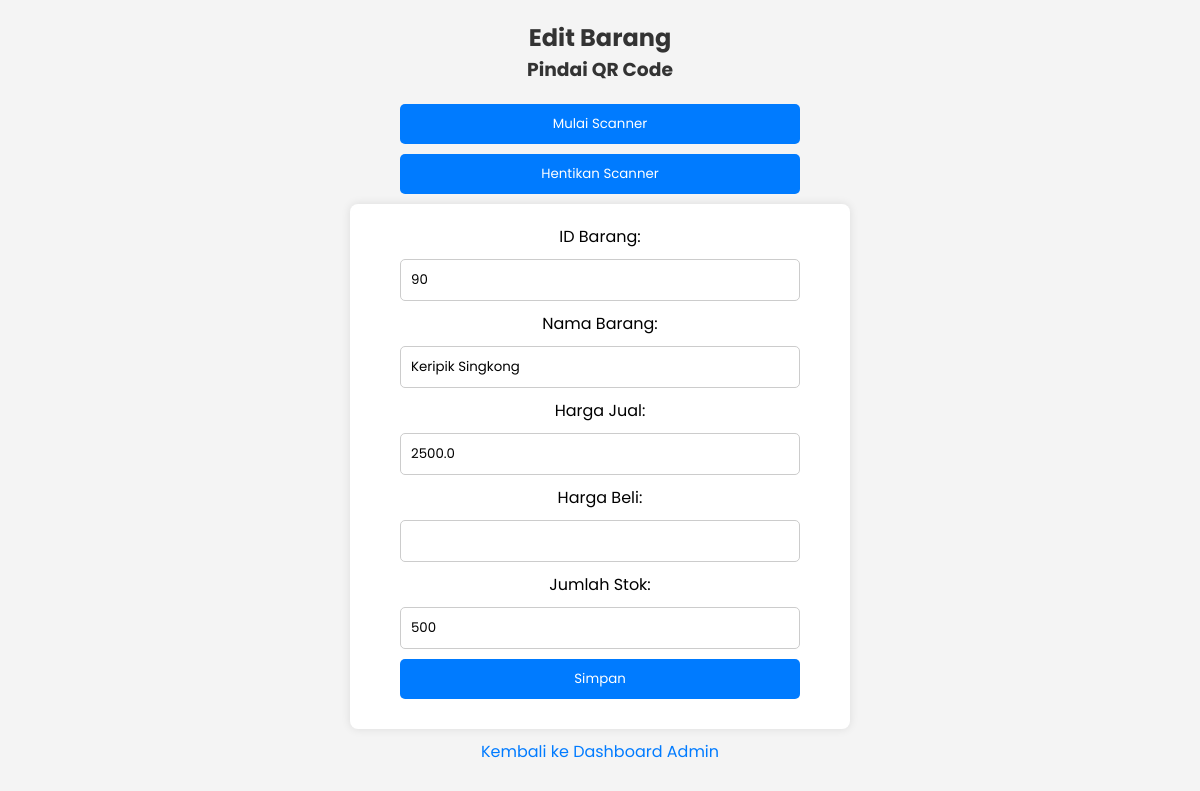
The page /admin/edit_barang/90 (signed in) on the database its author committed.
### tables this page shows
CREATE TABLE barang (id TEXT PRIMARY KEY, nama TEXT NOT NULL, harga REAL NOT NULL, harga_beli REAL NULL, jumlah INTEGER NOT NULL);

### app.py (the view, shortened to what this page needs)
@app.route('/admin/edit_barang/<int:id>', methods=['GET', 'POST'])
def edit_barang(id):
    if 'user_id' not in session or session['role'] != 'admin':
        return redirect(url_for('login'))
    conn = get_db_connection()
    barang = conn.execute('SELECT * FROM barang WHERE id = ?', (id,)).fetchone()
    conn.close()
    return render_template('edit_barang.html', barang=barang)

### app.py (called while the page is built)
def get_db_connection():
    conn = sqlite3.connect('kasir.db')
    conn.row_factory = sqlite3.Row
    return conn

### templates/edit_barang.html (shortened to what this page needs)
<!DOCTYPE html>
<html lang="id">
<head>
</head>
<body>
    <h2>Edit Barang</h2>
    <div>
        <h3>Pindai QR Code</h3>
        <button onclick="startScanner()">Mulai Scanner</button>
        <button onclick="stopScanner()">Hentikan Scanner</button>
    </div>
    <form method="POST">
        <label>ID Barang:</label>
        <input type="text" id="id_barang" name="id" value="{{ barang.id }}" required>
        <label>Nama Barang:</label>
        <input type="text" name="nama" value="{{ barang.nama }}" required>
        <label>Harga Jual:</label>
        <input type="number" name="harga" step="0.01" value="{{ barang.harga }}" required>
        <label>Harga Beli:</label>
        <input type="number" name="harga_beli" step="0.01" value="{{ barang.harga_beli }}" required>
        <label>Jumlah Stok:</label>
        <input type="number" name="jumlah" value="{{ barang.jumlah }}" required>
        <button type="submit">Simpan</button>
    </form>
    <a href="/admin">Kembali ke Dashboard Admin</a>
</body>
</html>

### templates/edit_barang.html (style rules this page uses)
* { margin: 0; padding: 0; box-sizing: border-box; font-family: 'Poppins', sans-serif; }
body { padding: 20px; background: #f4f4f4; text-align: center; }
h2, h3 { color: #333; }
input, button { padding: 10px; margin: 10px 0; border-radius: 5px; border: 1px solid #ccc; width: 100%; max-width: 400px; display: block; margin-left: auto; margin-right: auto; }
button { background: #007bff; color: white; border: none; cursor: pointer; transition: 0.3s; }
form { background: white; padding: 20px; border-radius: 8px; max-width: 500px; margin: auto; box-shadow: 0px 0px 10px rgba(0, 0, 0, 0.1); }
a { display: inline-block; margin-top: 10px; text-decoration: none; color: #007bff; }

### rows shown on the page
barang: id "90", nama "Keripik Singkong", harga "2500.0", jumlah "500"
